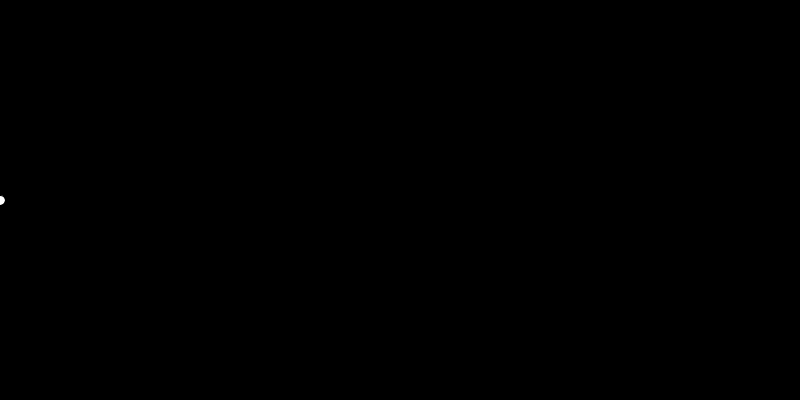
Frame 1 (no input)
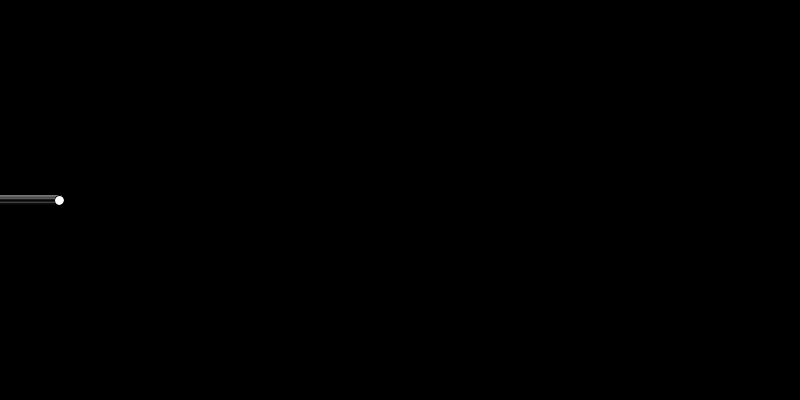
Frame 60 (the mouse pressed at the canvas centre just before this capture)
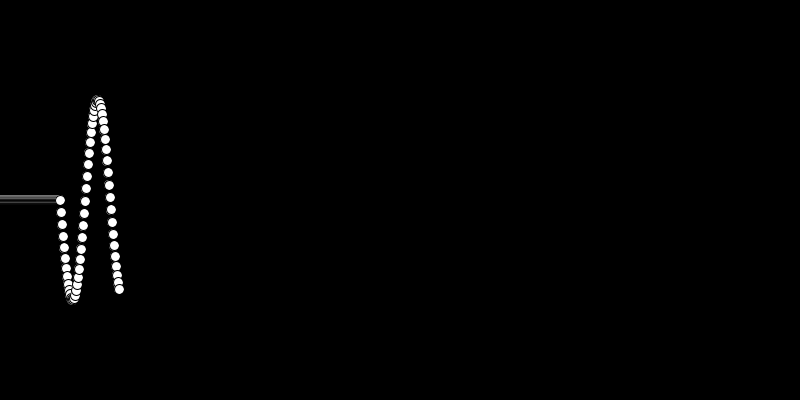
Frame 120 (the mouse held since frame 60 and released just before this capture)

The Processing sketch that drew these frames (run headless with seeded random() and noise(); from frame 60 on, the mouse is pressed at the canvas centre):

// Processing sketch: D_sinewavething
// ── D_sinewavething.pde

float thex, they;
float c; // cosine value
float incr; // increment


void setup()
{
  size(800, 400);
  background(0);

  thex = 0;
  they = height/2;

  c = 0.; // random velocity
  incr = 0.1;
}

void draw()
{
  //background(0);
  fill(255);
  ellipse(thex, they, 10, 10);
  
  incr = map(mouseX, 0, width-1, 0., 0.25);
  
  c = (c+incr) % TWO_PI;
  println(c);

  thex = thex+1; // increment the x value
  if(thex>width)
  {
     thex = 0;
     background(0); 
  }
  // map is your best friend:
  
  float theamp = mouseY/2;
  
  they = map(sin(c), -1., 1., 0+theamp, height-theamp);
  
}

void keyPressed()
{
}
